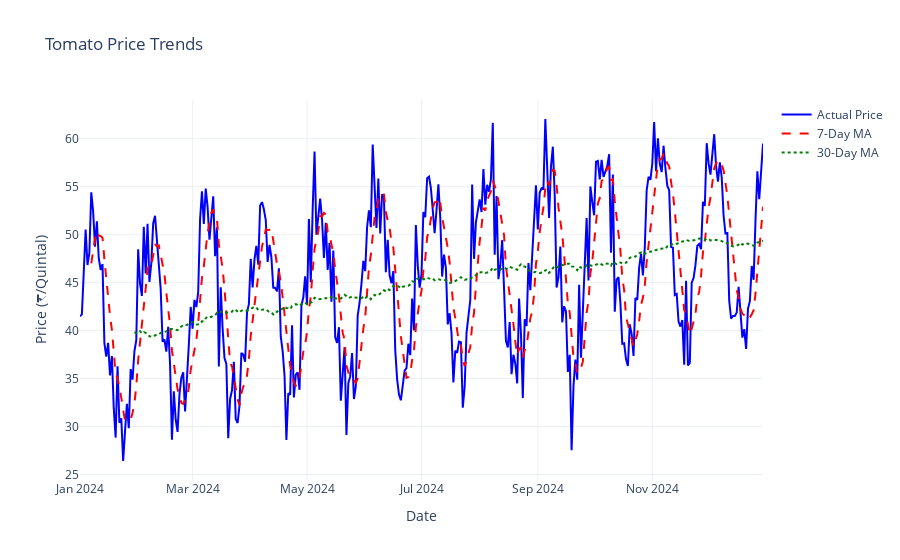

The cell this chart's notebook holds for it:
### Markdown cell above
## 4. Market Trend Analysis

### Code cell
# Create price trend visualization
fig = go.Figure()

# Historical price
fig.add_trace(
    go.Scatter(
        x=data['date'],
        y=data['price'],
        name='Actual Price',
        line=dict(color='blue')
    )
)

# Moving averages
fig.add_trace(
    go.Scatter(
        x=data['date'],
        y=data['price_ma_7'],
        name='7-Day MA',
        line=dict(color='red', dash='dash')
    )
)

fig.add_trace(
    go.Scatter(
        x=data['date'],
        y=data['price_ma_30'],
        name='30-Day MA',
        line=dict(color='green', dash='dot')
    )
)

fig.update_layout(
    title='Tomato Price Trends',
    xaxis_title='Date',
    yaxis_title='Price (₹/Quintal)',
    template='plotly_white'
)

fig.show()

### Figure 1 — Plotly figure (JSON) as saved in the notebook; plotly's stock layout.template omitted (floating-point values rounded to 4 significant figures; data arrays with more than 128 entries replaced by an {"elided": "..."} marker saying what was removed)
{"data": [{"line": {"color": "blue"}, "name": "Actual Price", "type": "scatter", "x": {"elided": "365 str values"}, "y": {"elided": "365 float values"}}, {"line": {"color": "red", "dash": "dash"}, "name": "7-Day MA", "type": "scatter", "x": {"elided": "365 str values"}, "y": {"elided": "365 float values"}}, {"line": {"color": "green", "dash": "dot"}, "name": "30-Day MA", "type": "scatter", "x": {"elided": "365 str values"}, "y": {"elided": "365 float values"}}], "layout": {"title": {"text": "Tomato Price Trends"}, "xaxis": {"title": {"text": "Date"}}, "yaxis": {"title": {"text": "Price (₹/Quintal)"}}}}
